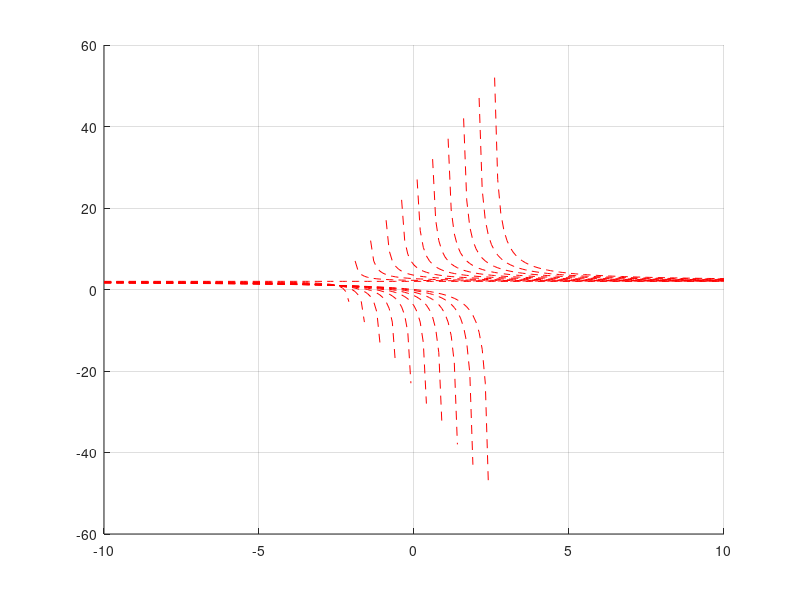

Source code (MATLAB):
clear all;
close all;
figure;
hold on;
grid on;

x=[-10:0.1:10];
a=[0:1:10];
b=4;
c=[-5:1:5];
d=2;

m=size(a,2);




for i=1:m
    
    plot(x, (a(i)+b.*x)./(c(i)+d.*x), 'r--')
end

